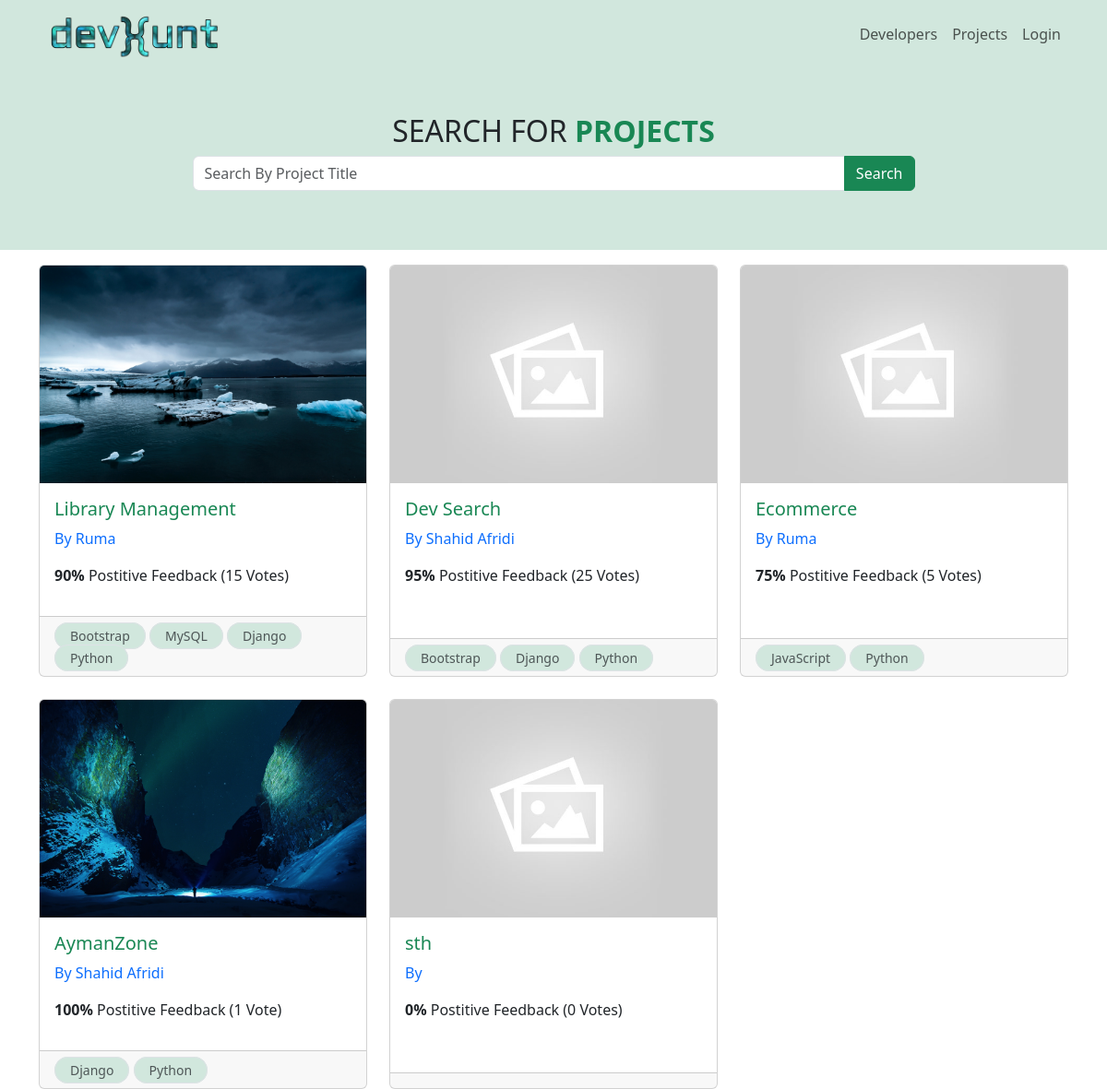
/projects/, run on the app's committed database.
### projects/models.py (models this page shows, shortened)
class Project(models.Model):
    owner = models.ForeignKey(Profile, blank=True, null=True, on_delete=models.SET_NULL)
    title = models.CharField(max_length=255)
    description = models.TextField(null=True, blank=True)
    featured_image = models.ImageField(null=True, blank=True, default='default.jpg')
    demo_link = models.CharField(max_length=200, null=True, blank=True)
    source_link = models.CharField(max_length=200, null=True, blank=True)
    tags = models.ManyToManyField('Tag', blank=True)
    vote_total = models.IntegerField(default=0, null=True, blank=True)
    vote_ratio = models.IntegerField(default=0, null=True, blank=True)
    created_at = models.DateTimeField(auto_now_add=True)
    id = models.UUIDField(default=uuid.uuid4, unique=True,
                          primary_key=True, editable=False)

class Tag(models.Model):
    name = models.CharField(max_length=200)
    created_at = models.DateTimeField(auto_now_add=True)
    id = models.UUIDField(default=uuid.uuid4, unique=True,
                          primary_key=True, editable=False)

### users/models.py (models this page shows, shortened)
class Profile(models.Model):
    user = models.OneToOneField(
        User, on_delete=models.CASCADE, blank=True, null=True)
    name = models.CharField(max_length=255, blank=True, null=True)
    email = models.EmailField(max_length=500, blank=True, null=True)
    username = models.CharField(max_length=255, blank=True, null=True)
    short_intro = models.CharField(max_length=200, blank=True, null=True)
    location = models.CharField(max_length=200, blank=True, null=True)
    bio = models.TextField(blank=True, null=True)
    profile_image = models.ImageField(
        blank=True, null=True, upload_to='profiles/', default='profiles/user-default.png')
    social_github = models.CharField(max_length=200, blank=True, null=True)
    social_twitter = models.CharField(max_length=200, blank=True, null=True)
    social_linkedin = models.CharField(max_length=200, blank=True, null=True)
    social_youtube = models.CharField(max_length=200, blank=True, null=True)
    social_website = models.CharField(max_length=200, blank=True, null=True)
    created_at = models.DateTimeField(auto_now_add=True)
    id = models.UUIDField(default=uuid.uuid4, unique=True,
                          primary_key=True, editable=False)

### projects/views.py (the view)
# urls.py: path('projects/', include('projects.urls')),
def projects(request):
    projects = Project.objects.all()
    context = {
        'projects': projects
    }
    return render(request, 'projects/projects.html', context)

### projects/templates/projects/projects.html (shortened to what this page needs)
{% extends 'main.html' %}
{% block content %}
<div class=" bg-success-subtle">
    <div class='container text-center p-5'>
        <h2>SEARCH FOR <span class='text-success' style="font-weight: 800;">PROJECTS</span></h2>
        <div class="input-group mb-3 m-auto w-75">
          <input type="text" class="form-control" placeholder="Search By Project Title" aria-label="Recipient's username" aria-describedby="button-addon2">
          <button class="btn  btn-success" type="button" id="button-addon2">Search</button>
        </div>
    </div>
</div>
<div class="container mt-3">
    <div class="row row-cols-1 row-cols-md-3 g-4">
        {% for project in projects %}
        <div class="col ">
            <a class="text-decoration-none " href="{% url 'single-project' project.id %}" >
          <div class="card h-100 ">
            <img src="{{project.featured_image.url}}" class="card-img-top" alt="...">
            <div class="card-body">
              <h5 class="text-success card-title ">{{project.title}}</h5>
              <p><a class="text-decoration-none"  href="{% url 'profile' project.owner.id %}">By {{ project.owner.name }}</a></p>
              <p class="">
                <span style="font-weight: bold;">{{project.vote_ratio}}%</span> Postitive
                Feedback ({{project.vote_total}} Vote{{project.vote_total|pluralize:"s"}})
              </p>
            </div>
              </a>
            <div class="card-footer">
                {% for tag in project.tags.all %}
                <small class="border border-1 py-1 px-3  bg-success-subtle text-body-secondary rounded-pill">{{tag.name}}</small>
                {% endfor %}
            </div>
          </div>
        </div>
        {% endfor %}
{% endblock content %}

### data on the page
Project: featured_image (picture), title "Library Management", owner.name "Ruma", vote_ratio "90", vote_total "15"
Tag: name "Bootstrap"
Tag: name "MySQL"
Tag: name "Django"
Tag: name "Python"
Project: featured_image (placeholder picture), title "Dev Search", owner.name "Shahid Afridi", vote_ratio "95", vote_total "25"
Project: featured_image (placeholder picture), title "Ecommerce", owner.name "Ruma", vote_ratio "75", vote_total "5"
Tag: name "JavaScript"
Project: featured_image (picture), title "AymanZone", owner.name "Shahid Afridi", vote_ratio "100", vote_total "1"
Project: featured_image (placeholder picture), title "sth", vote_ratio "0", vote_total "0"
